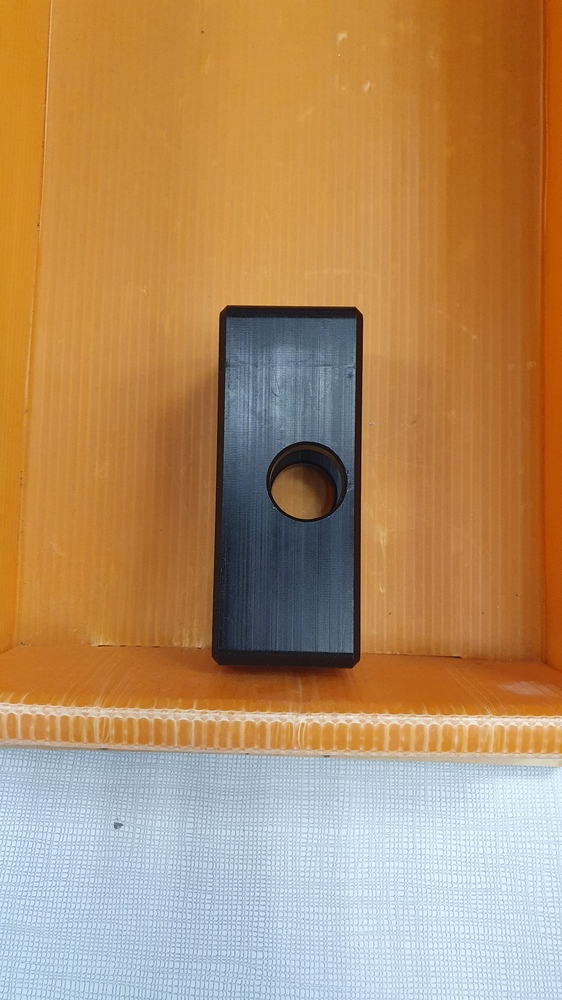
//> input picture src/Tracker_Object_Recognition/Dataset/Boite/20210226_145818.jpg, 562 x 1000 px, shrunk from 2268 x 4032 before the run, given in place of the camera
$ ./CameraCalibration   (built with g++ and OpenCV 4)
//> lines starting //> are read from the running program, lines starting //| are printed output that depends on the picture; after the words box and inside, x2 and y2 are one past the last pixel; in counts of white or black regions, pixels touching at a corner belong together
#include <opencv2/core/utility.hpp>
#include <opencv2/tracking.hpp>
#include <opencv2/videoio.hpp>
#include <opencv2/highgui.hpp>
#include <iostream>
#include <cstring>
#include <cstdlib>

// Declaring our namespaces... std shouldn't be here, it's not recommended but I'm lazy
using namespace cv;
using namespace std;

// Initialization of our matrices containing our different images.s
Mat frame;
Mat frame_blur;
Mat frame_gray;
Mat canny;
Mat frame_morphed;
Mat pic;

// Our canny threshold, the one we modify with our trackbar.
int lowThreshold = 30; //% ; 30 is a good value

// We initialize two vectors of contours.
//   - One for the currently and potentialy valid regions.
//   - The other for the region that we selected.
vector<vector<Point>> regions_displayed;
vector<vector<Point>> regions_saved;

// The different names of our storages.
string storage_names[] = {
    "boite noire",
    "boite blanche",
    "couvercle noir",
    "couvercle blanc",
    "goupille noire",
    "goupille blanche"
};

// We use this fonction to strech the sprectrum of our image.
// It helps for edge detection because is enhances the contrast.
void contrastStretch(Mat &srcImage){
    double pixMin,pixMax;
    minMaxLoc(srcImage,&pixMin,&pixMax);

    Mat lut( 1, 256, CV_8U);
    for( int i = 0; i < 256; i++ ){
        if (i < pixMin) lut.at<uchar>(i)= 0;
        else if (i > pixMax) lut.at<uchar>(i)= 255;
        else lut.at<uchar>(i)= static_cast<uchar> (255.0*(i-pixMin)/(pixMax-pixMin)+0.5);
    }
    LUT( srcImage, lut, srcImage );
}

// Called when the mouse iteracts witht the window (highgui)
void onMouse(int event, int x, int y, int flags, void* userdata){
    // If our event is a left click and we still have regions to select
    if(event == EVENT_LBUTTONDOWN && regions_saved.size() < sizeof(storage_names)/sizeof(storage_names[0])){

        vector<vector<Point>> contour; // We initialize our contour vector

        // First, we check wheither or not our click is inside a region displayed in blue (detected this frame).
        int isInsideRegion = 0; // self described, but cannot be a bool because pointPolygonTest returns either -1, 0 or 1.
        for(int i = 0; i < regions_displayed.size(); i++){
            isInsideRegion = pointPolygonTest(regions_displayed[i], Point2f(x, y), false);
            if(isInsideRegion == 1){
                contour.push_back(regions_displayed[i]);
                break;
            }
        }

        // Then, we check wheither or not the click was inside an already saved quadrilateral. We don't want to save the same one two times.
        int isInsideRegionSaved = 0;
        if(isInsideRegion == 1){
            for(int i = 0; i < regions_saved.size(); i++){
                isInsideRegionSaved = pointPolygonTest(regions_saved[i], Point2f(x, y), false);
                if(isInsideRegionSaved == 1){
                    break;
                }
            }
        }

        // If it's ok, we add the contour to our vector containing our saved regions (in red).
        if(isInsideRegion == 1 && isInsideRegionSaved != 1) regions_saved.push_back(contour[0]);
    }
}

int main(int argc, char const *argv[])
{
    string window_title = "window";

    VideoCapture cam(0); // We initialize our cam and ask for the peripheral number 1 (only MacOS, 0 otherwise)

    for(;;){
        cam >> frame; // We fetch our image from the camera.
//> frame is the input picture: 1000 rows x 562 cols, CV_8UC3; mean B, G, R 100.6, 141.4, 179

        if(regions_saved.size() < sizeof(storage_names)/sizeof(storage_names[0]))
            window_title = storage_names[regions_saved.size()]; // We display the name of the next region to be selected.
        else
            break; // When we have selected the number of regions needed, we break the loop. We then display the result with the real image (frame).
        setWindowTitle("window", window_title);

        // Simple image processing
        contrastStretch(frame);
//> in contrastStretch, `minMaxLoc(srcImage,&pixMin,&pixMax);`: pixMin = 0; pixMax = 255
//> after the loop in contrastStretch, `for( int i = 0; i < 256; i++ )`: lut = 256 values from 0 to 255
        GaussianBlur(frame, frame_blur, Size(5, 5), 0, 0, BORDER_DEFAULT);
        cvtColor(frame_blur, frame_gray, COLOR_RGB2GRAY);
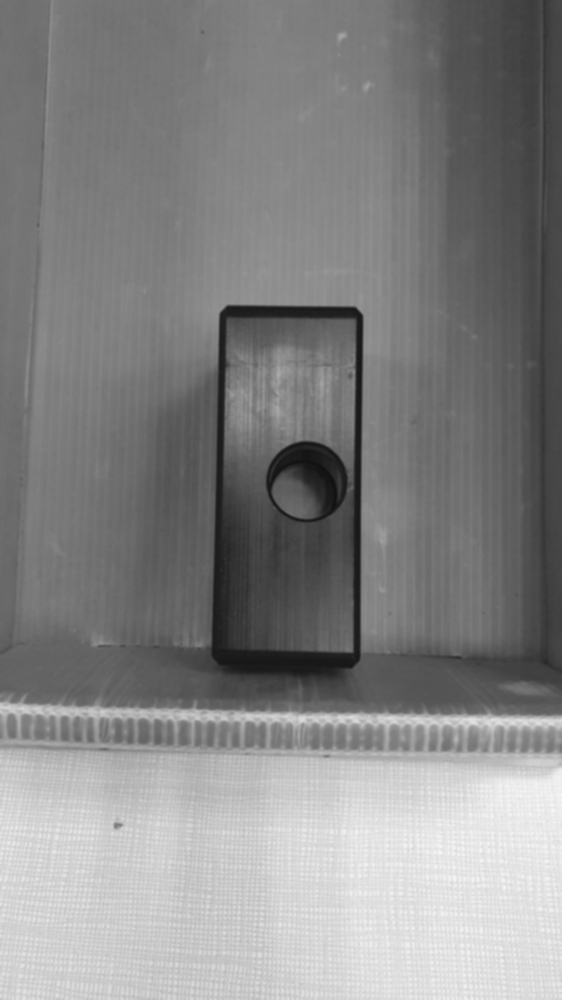
//> frame_gray: 1000 rows x 562 cols, CV_8UC1; min 16, max 246, mean 133.4
        Canny(frame_gray, canny, lowThreshold*255/100, lowThreshold*2*255/100, 3);
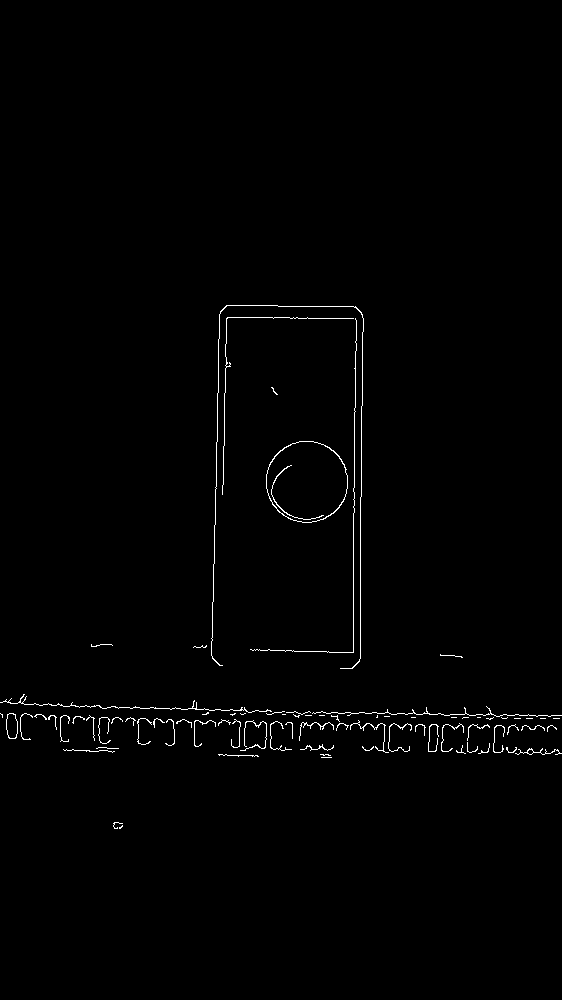
//> canny: 1000 rows x 562 cols, CV_8UC1; 0.88% white in thin lines or dots, all inside (x1, y1, x2, y2) = (0, 305, 562, 829)
        cvtColor(canny, pic, COLOR_GRAY2RGB); // Pic is our final image, the one displayed

        // We create the TrackBar, it's needed if we want to calibrate our canny filter and thus have a good detection of our storage regions.
        createTrackbar( "Min Threshold:", "window", &lowThreshold, 100);
        stringstream str;
        string s;
        str << lowThreshold*255/100;
        str >> s;
        putText(pic, "Threshold: " + s + "%", Point(20, 20), FONT_HERSHEY_PLAIN, 1, Scalar(0, 0, 255));
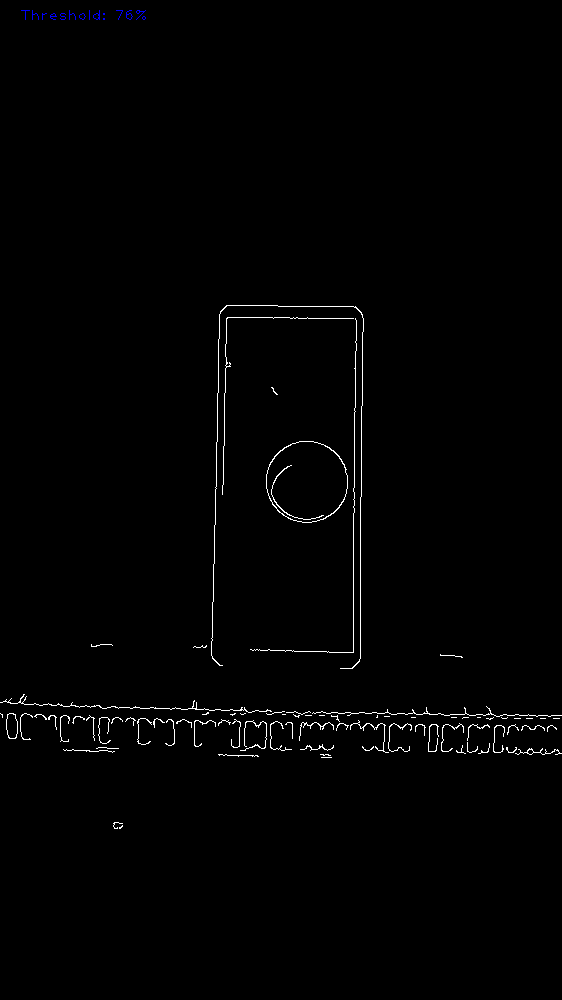
//> pic: 1000 rows x 562 cols, CV_8UC3; mean R, G, B 2.2, 2.2, 2.3

        regions_displayed.clear(); // Because we update our regions detected each frame, we need to clear our vector.

        vector<vector<Point> > contours;
        vector<Vec4i> hierarchy;
        findContours( canny, contours, hierarchy, RETR_TREE, CHAIN_APPROX_SIMPLE); // We find the contours on from our canny filter.
//> contours = 83 contours, 74 with area under 20; largest, box (x1, y1, x2, y2) and area: (266, 441, 348, 523) 5207, (266, 441, 348, 523) 5141, (6, 713, 18, 739) 236, (6, 713, 18, 739) 231, (515, 748, 562, 755) 36

        for( size_t i = 0; i< contours.size(); i++ )
        {
            double len = arcLength(contours[i], true);
            vector<Point> cnt;
            approxPolyDP(contours[i], cnt, 0.009 *len, true); // polygon approximation of the contour of index i
            if(cnt.size() == 4 && contourArea(cnt) > 200 && isContourConvex(cnt) ){ // quadrilateral detection
                regions_displayed.push_back(cnt); // we add it to the regions to be displayed (in blue)
            }
        }
//> this loop made 83 passes
//> len on passes 1, 2, 4, 5, 6, 7, 8, 9, 10, 11, 12, 13: 9.66, 37.56, 22.49, 87.46, 111.1, 150, 17.31, 34.97, 45.66, 30.38, 34.73, 94.91
//> (len, cnt) on passes 3, 36, 37, 38, 39, 44: (20, 2 Points (x, y): [321, 757], [331, 757]), (12, 2 Points (x, y): [553, 718], [559, 718]), (10, 2 Points (x, y): [540, 718], [545, 718]), (12, 2 Points (x, y): [526, 718], [532, 718]), (12, 2 Points (x, y): [514, 718], [520, 718]), (6, 2 Points (x, y): [477, 717], [480, 717])

        setMouseCallback("window", onMouse);

        //Draw on our picture
        drawContours(pic, regions_displayed, -1, Scalar(255, 0, 0), 3);
        drawContours(pic, regions_saved,     -1, Scalar(0, 0, 255), 5);
//> regions_saved = 0 contours
        for(int i = 0; i < regions_saved.size(); i++)
            putText(pic, storage_names[i], Point(regions_saved[i][0].x-15, regions_saved[i][0].y-5), FONT_HERSHEY_PLAIN, 1, Scalar(0, 0, 255));
//> this loop made 0 passes
//> after the loop, storage_names = 6 items

        imshow("window", pic);
        if((waitKey(1) & 0xFF) == 'q') break; // From here, we can simply read our masks and get our regions and their names.
//> the 'q' key is pressed
        // Because breaking here leads to the camera.
        //                  |
        //                  V
    }

    Mat mask = Mat::ones(pic.size(), CV_8U);
    drawContours(mask, regions_saved, -1, Scalar(0, 0, 255), 5);
    imwrite("./mask_calibration.png", mask*255); // After that, we fetch the image on the other side and apply approxPolyDP + 4 sides detection to get our
    // But we'll have trouble getting the names right there, so we might as well each region individualy with their corresponding name.

    // Here we just write the names because we need to display the camera with the mask on it.
    for(int i = 0; i < regions_saved.size(); i++)
        putText(mask, storage_names[i], Point(regions_saved[i][0].x-15, regions_saved[i][0].y-5), FONT_HERSHEY_PLAIN, 1, Scalar(0, 0, 255));
//> mask: 1000 rows x 562 cols, CV_8UC1; every value is 1

    // We simply apply the mask on the frame (direct output of our camera).
    Mat final;
    for(;;){
        cam >> frame;
        bitwise_and(frame, frame, final ,mask = mask);
        imshow("Camera", final); // We see our regions and the world is normal, no longer in canny.
        if((waitKey(1) & 0xFF) == 'q') break;
//> the 'q' key is pressed
    }

    return 0;
}

$ run again, on src/Tracker_Object_Recognition/Dataset/Boite/20210226_145825.jpg
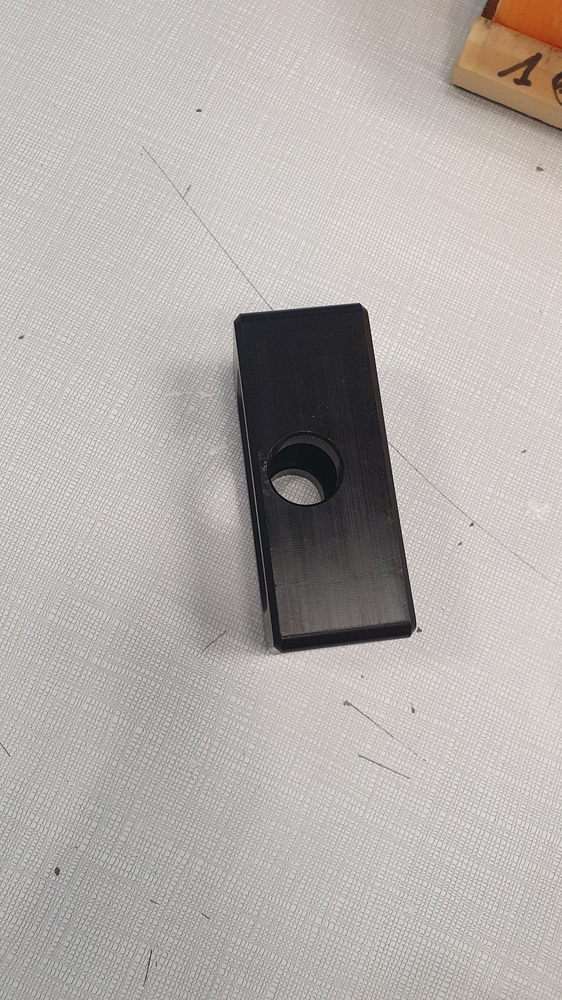
//> input picture src/Tracker_Object_Recognition/Dataset/Boite/20210226_145825.jpg, 562 x 1000 px, shrunk from 2268 x 4032 before the run, given in place of the camera
//> frame is the input picture: 1000 rows x 562 cols, CV_8UC3; mean B, G, R 171.9, 175.6, 180.4
//> pixMin = 0; pixMax = 255
//> after the loop in contrastStretch, `for( int i = 0; i < 256; i++ )`: lut = 256 values from 0 to 255
//> `Canny(frame_gray, canny, lowThreshold*255/100, lowThreshold*2*255/100,..`:
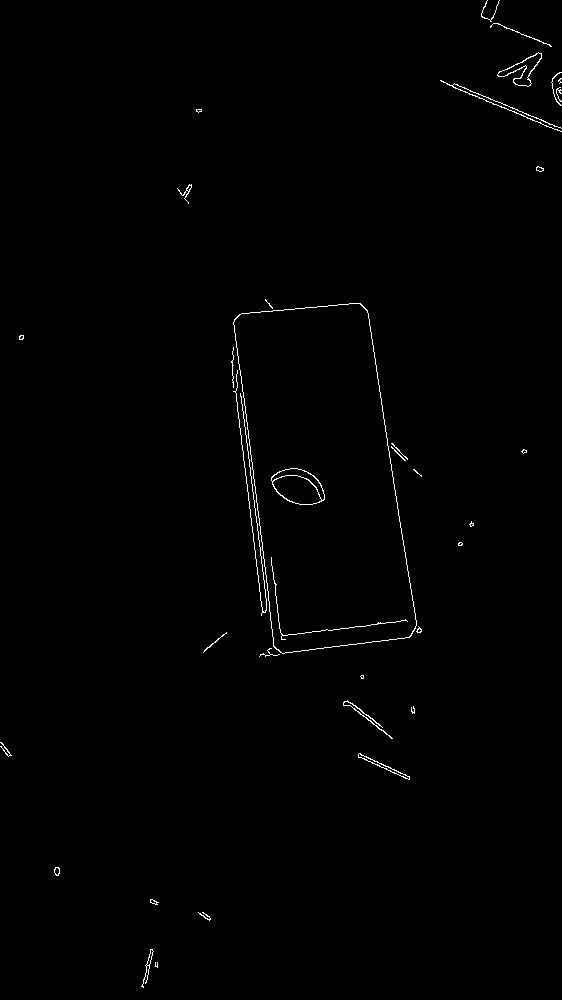
//> canny: 1000 rows x 562 cols, CV_8UC1; 0.61% white in thin lines or dots
//> `putText(pic, "Threshold: " + s + "%", Point(20, 20), FONT_HERSHEY_PLAI..`:
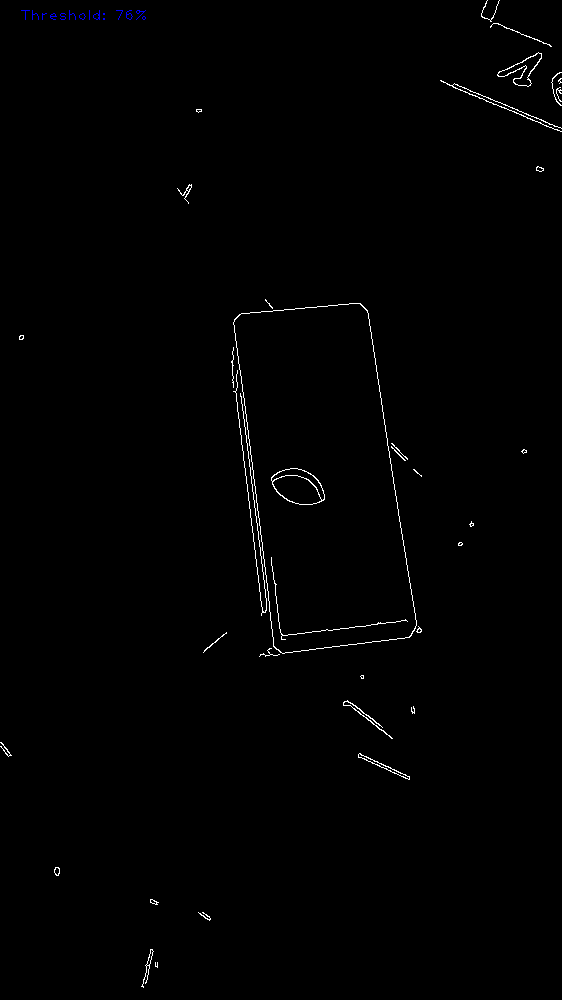
//> pic: 1000 rows x 562 cols, CV_8UC3; mean R, G, B 1.6, 1.6, 1.7
//> contours = 54 contours, 35 with area under 20; largest, box (x1, y1, x2, y2) and area: (233, 303, 417, 654) 46928, (233, 303, 417, 654) 46902, (271, 468, 325, 505) 1401, (272, 475, 322, 505) 976, (497, 52, 542, 87) 520
//> the loop `for( size_t i = 0; i< contours.size(); i++ )` made 54 passes
//> len on passes 1 to 8: 20.24, 129.3, 5.66, 38.38, 53.6, 23.9, 17.31, 23.07
//> regions_saved = 0 contours
//> after the loop `for(int i = 0; i < regions_saved.size(); i++)`: storage_names = 6 items

$ run again, on src/Tracker_Object_Recognition/Dataset/Boite/20210226_145827.jpg
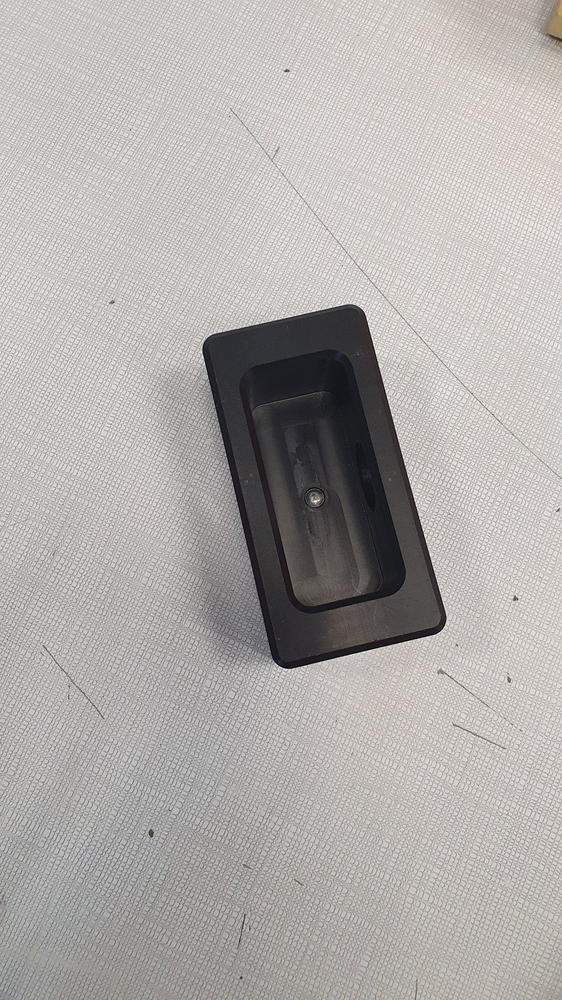
//> input picture src/Tracker_Object_Recognition/Dataset/Boite/20210226_145827.jpg, 562 x 1000 px, shrunk from 2268 x 4032 before the run, given in place of the camera
//> frame is the input picture: 1000 rows x 562 cols, CV_8UC3; mean B, G, R 170.4, 172.9, 176.3
//> pixMin = 0; pixMax = 255
//> after the loop in contrastStretch, `for( int i = 0; i < 256; i++ )`: lut = 256 values from 0 to 255
//> `Canny(frame_gray, canny, lowThreshold*255/100, lowThreshold*2*255/100,..`:
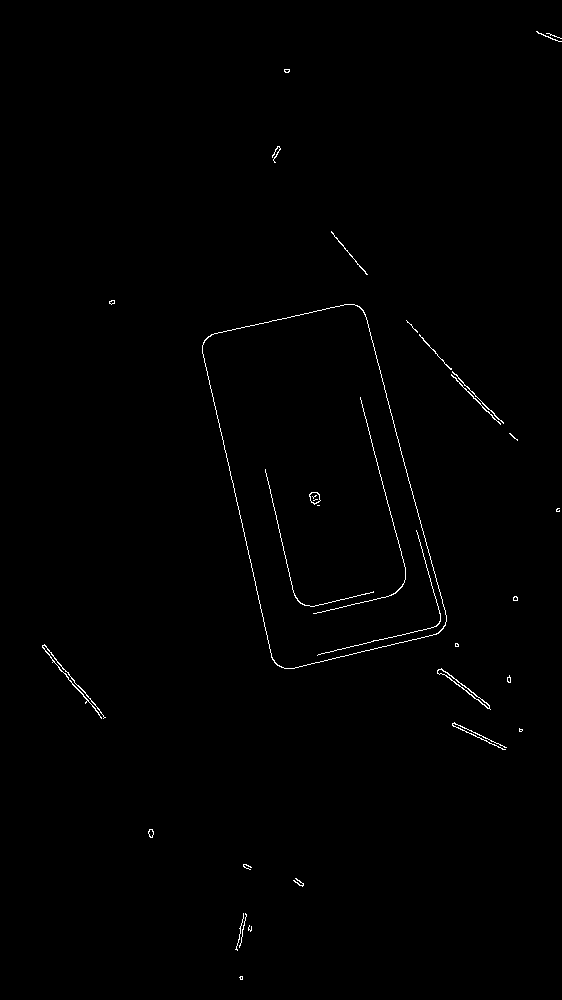
//> canny: 1000 rows x 562 cols, CV_8UC1; 0.54% white in thin lines or dots, all inside (x1, y1, x2, y2) = (42, 31, 562, 980)
//> `putText(pic, "Threshold: " + s + "%", Point(20, 20), FONT_HERSHEY_PLAI..`:
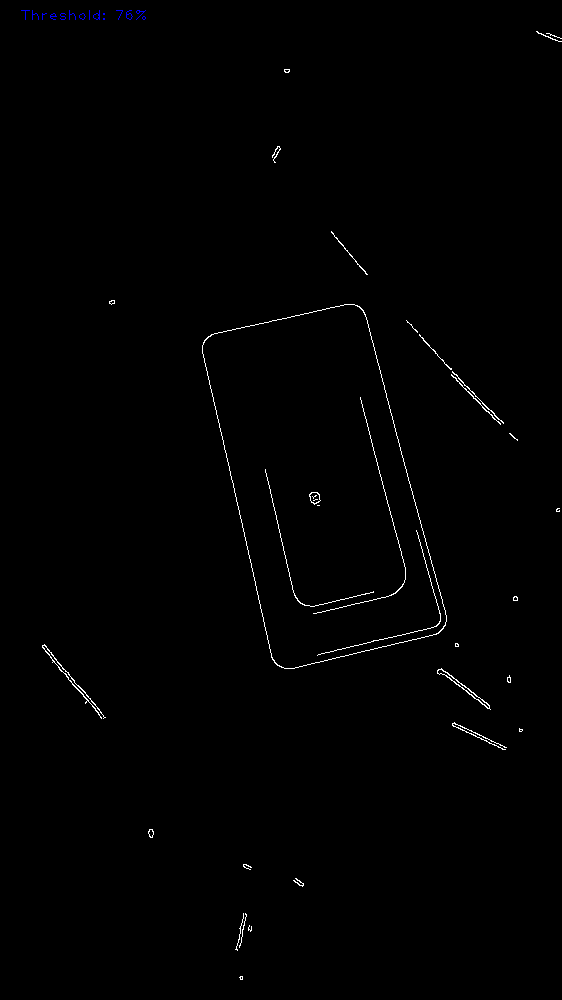
//> pic: 1000 rows x 562 cols, CV_8UC3; mean R, G, B 1.4, 1.4, 1.5
//> contours = 45 contours, 32 with area under 20; largest, box (x1, y1, x2, y2) and area: (202, 304, 447, 669) 58851, (202, 304, 447, 669) 58819, (437, 668, 491, 710) 216, (437, 669, 490, 709) 153, (309, 492, 321, 505) 94
//> the loop `for( size_t i = 0; i< contours.size(); i++ )` made 45 passes
//> len on passes 1 to 8: 10.83, 7.66, 25.31, 74.63, 82.87, 47.94, 37.8, 23.07
//> regions_saved = 0 contours
//> after the loop `for(int i = 0; i < regions_saved.size(); i++)`: storage_names = 6 items
